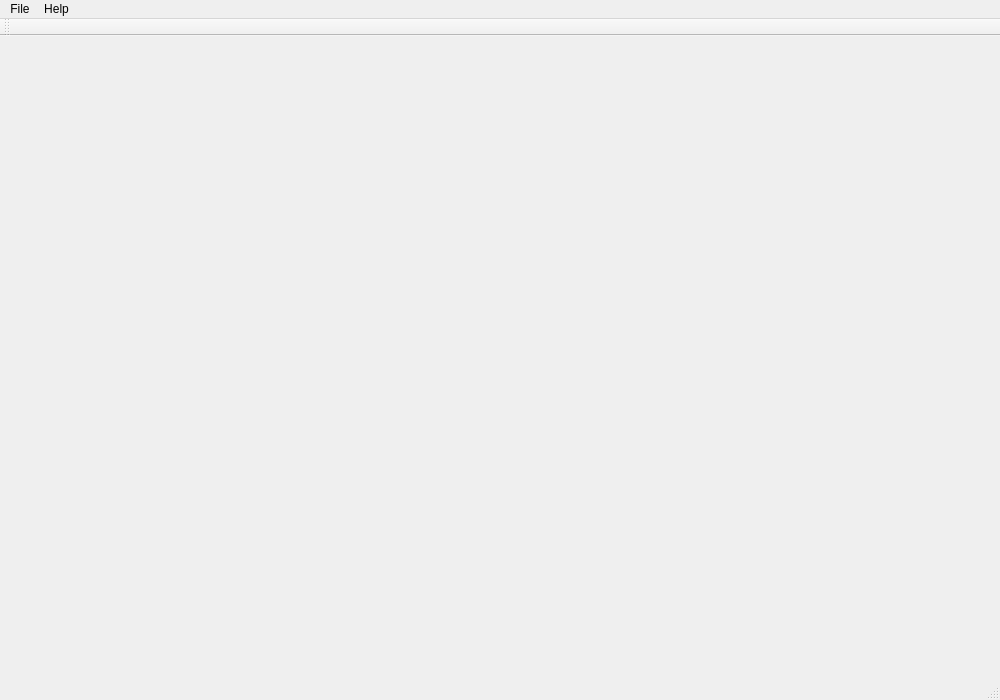
<?xml version="1.0" encoding="UTF-8"?>
<ui version="4.0">
 <class>MainWindow</class>
 <widget class="QMainWindow" name="MainWindow">
  <property name="geometry">
   <rect>
    <x>0</x>
    <y>0</y>
    <width>1000</width>
    <height>700</height>
   </rect>
  </property>
  <property name="minimumSize">
   <size>
    <width>1000</width>
    <height>700</height>
   </size>
  </property>
  <property name="windowTitle">
   <string>MainWindow</string>
  </property>
  <widget class="QWidget" name="centralWidget">
   <property name="minimumSize">
    <size>
     <width>950</width>
     <height>650</height>
    </size>
   </property>
   <widget class="QWidget" name="gridLayoutWidget">
    <property name="geometry">
     <rect>
      <x>0</x>
      <y>0</y>
      <width>401</width>
      <height>251</height>
     </rect>
    </property>
    <layout class="QGridLayout" name="gridLayout"/>
   </widget>
  </widget>
  <widget class="QMenuBar" name="menuBar">
   <property name="geometry">
    <rect>
     <x>0</x>
     <y>0</y>
     <width>1000</width>
     <height>24</height>
    </rect>
   </property>
   <widget class="QMenu" name="menuFile">
    <property name="title">
     <string>File</string>
    </property>
    <addaction name="actionRestart"/>
    <addaction name="actionQuit"/>
   </widget>
   <widget class="QMenu" name="menuHelp">
    <property name="title">
     <string>Help</string>
    </property>
    <addaction name="actionAbout"/>
   </widget>
   <addaction name="menuFile"/>
   <addaction name="menuHelp"/>
  </widget>
  <widget class="QToolBar" name="mainToolBar">
   <attribute name="toolBarArea">
    <enum>TopToolBarArea</enum>
   </attribute>
   <attribute name="toolBarBreak">
    <bool>false</bool>
   </attribute>
  </widget>
  <widget class="QStatusBar" name="statusBar"/>
  <action name="actionAbout">
   <property name="text">
    <string>About</string>
   </property>
  </action>
  <action name="actionQuit">
   <property name="text">
    <string>Quit</string>
   </property>
  </action>
  <action name="actionRestart">
   <property name="text">
    <string>Restart</string>
   </property>
  </action>
 </widget>
 <layoutdefault spacing="6" margin="11"/>
 <resources/>
 <connections/>
</ui>
